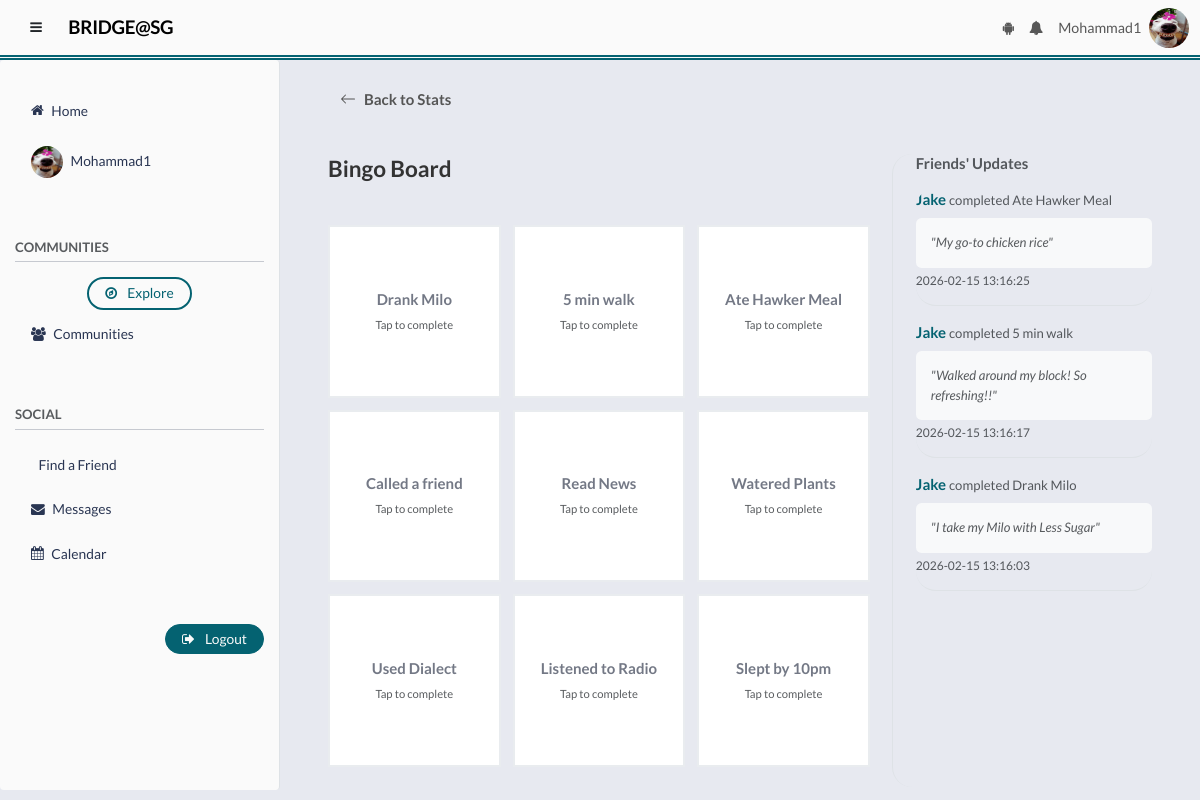
The page /play/bingo (signed in) on the database its author committed.
### tables this page shows
CREATE TABLE bingo_progress (
            user_id INTEGER NOT NULL,
            task_id INTEGER NOT NULL,
            note TEXT,
            created_at DATETIME DEFAULT CURRENT_TIMESTAMP,
            PRIMARY KEY (user_id, task_id)
        );

CREATE TABLE users (
            user_id INTEGER PRIMARY KEY AUTOINCREMENT,
            username TEXT UNIQUE NOT NULL,
            password TEXT NOT NULL,
            email TEXT NOT NULL,
            phone TEXT NOT NULL,
            age INT NOT NULL
        , public_key TEXT);

### main.py (the view, shortened to what this page needs)
@app.route('/play/bingo', methods=['GET', 'POST'])
def game_bingo_play():
    if 'user_id' not in session: return redirect(url_for('login'))
    conn = get_db()
    uid = session['user_id']
    rows = conn.execute("SELECT task_id, note FROM bingo_progress WHERE user_id=?", (uid,)).fetchall()
    mytasks = {r['task_id']: r['note'] for r in rows}
    acts = conn.execute("""
        SELECT u.username, b.task_id, b.note, b.created_at
        FROM bingo_progress b JOIN users u ON b.user_id=u.user_id
        WHERE b.user_id != ? ORDER BY b.created_at DESC LIMIT 5
    """, (uid,)).fetchall()
    activity = [{'username': a['username'],
                 'task_name': next((t['task'] for t in BINGO_TASKS if t['id']==a['task_id']),"?"),
                 'note': a['note'],
                 'time': a['created_at']} for a in acts]
    completed_ids = set(mytasks.keys())
    wins = [{1,2,3}, {4,5,6}, {7,8,9}, {1,4,7}, {2,5,8}, {3,6,9}, {1,5,9}, {3,5,7}]
    bingo_achieved = any(win.issubset(completed_ids) for win in wins)
    return render_template('bingo.html',
                           tasks=BINGO_TASKS,
                           my_tasks_map=mytasks,
                           friends_activity=activity,
                           bingo_achieved=bingo_achieved)

### helpers.py (called while the page is built)
def connect_db():
    sql = sqlite3.connect(DATABASE)
    sql.row_factory = sqlite3.Row
    sql.execute("PRAGMA foreign_keys = ON")
    return sql

def get_db():
    if not hasattr(g, 'sqlite3_db'):
        g.sqlite3_db = connect_db()
    return g.sqlite3_db

### main.py (called while the page is built)
@app.context_processor
def inject_user_profile_pic():
    if 'user_id' in session:
        conn = get_db()
        user = conn.execute("""
            SELECT profile_pic FROM user_profiles WHERE user_id = ?
        """, (session['user_id'],)).fetchone()
        if user and user['profile_pic']:
            profile_pic = url_for('static', filename=user['profile_pic'])
        else:
            profile_pic = url_for('static', filename='img.png')  # default fallback
        return dict(current_user_profile_pic=profile_pic)
    return dict(current_user_profile_pic=url_for('static', filename='img.png'))

### templates/bingo.html (shortened to what this page needs)
{% extends "base.html" %}
{% block body %}
<link rel="stylesheet" href="{{ url_for('static', filename='main.css') }}">
<link rel="stylesheet" href="{{ url_for('static', filename='phoebe.css') }}">
<div class="game-container">
    <a href="{{ url_for('game_start_page', game_type='bingo') }}" class="btn-back">
        <svg xmlns="http://www.w3.org/2000/svg" width="16" height="16" fill="currentColor" class="bi bi-arrow-left" viewBox="0 0 16 16"><path fill-rule="evenodd" d="M15 8a.5.5 0 0 0-.5-.5H2.707l3.147-3.146a.5.5 0 1 0-.708-.708l-4 4a.5.5 0 0 0 0 .708l4 4a.5.5 0 0 0 .708-.708L2.707 8.5H14.5A.5.5 0 0 0 15 8z"/></svg>
        Back to Stats
    </a>
    <div class="row h-100">
        <div class="col-md-8">
            <h3 class="mb-4 fw-bold" style="color: #333;">Bingo Board</h3>
            <div class="bingo-grid">
                {% for task in tasks %}
                    {% set done = task.id in my_tasks_map %}
                    <div class="bingo-cell {% if done %}done{% endif %}"
                         style="cursor: pointer; position: relative;"
                         onclick="openBingoModal({{ task.id }}, '{{ task.task }}', '{{ my_tasks_map.get(task.id, '') }}', {{ 'true' if done else 'false' }})">
                        <h5 class="fw-bold mb-2">{{ task.task }}</h5>
                        {% if done %}
                            <small>✓ Completed</small>
                        {% else %}
                            <small class="text-muted">Tap to complete</small>
                        {% endif %}
                    </div>
                {% endfor %}
            </div>
        </div>
        <div class="col-md-4">
            <div class="h-100 ps-4 border-start">
                <h5 class="fw-bold mb-3 text-muted">Friends' Updates</h5>
                <div class="overflow-auto" style="max-height: 80vh;">
                    {% if friends_activity %}
                        {% for act in friends_activity %}
                            <div class="mb-3 pb-3 border-bottom">
                                <span class="fw-bold" style="color: #046271">{{ act.username }}</span>
                                <span class="small text-muted">completed {{ act.task_name }}</span>
                                <div class="bg-light p-3 rounded mt-2 small fst-italic text-muted">
                                    "{{ act.note }}"
                                </div>
                                <div class="text-muted small mt-1" style="font-size: 0.8em;">
                                    {{ act.time }}
                                </div>
                            </div>
                        {% endfor %}
                    {% else %}
                        <p class="text-muted small">No activity yet.</p>
                    {% endif %}
                </div>
            </div>
        </div>
    </div>
</div>
{% endblock %}

### static/main.css (style rules this page uses)
:root { --navbar-height: 70px; --sidebar-width: 280px; --transition-speed: 0.25s; --color-darkest: #1B1B1E; --color-dark: #293552; --color-accent: #046271; --color-light: #bfc8d1; --color-lighter: #e7e9f0; --color-bg: var(--color-lighter); --color-surface: #fafafa; --color-surface-alt: var(--color-light); --color-border: var(--color-accent); --color-text: var(--color-dark); --color-muted: rgba(55,63,81,0.7); --color-primary: var(--color-accent); --color-primary-hover: var(--color-dark); --color-success: var(--color-accent); --color-warning: var(--color-light); --color-danger: var(--color-darkest); --color-like: #9a1616; --font-main: "Lato", system-ui, -apple-system, BlinkMacSystemFont, "Segoe UI", sans-serif; --radius-sm: 4px; --radius-md: 4px; --radius-lg: 4px; --shadow-sm: 0px rgba(0, 0, 0, 0.04); --shadow-md: 0px rgba(0, 0, 0, 0.07); --shadow-lg: 0px rgba(0, 0, 0, 0.12); }
html, body { height: 100%; margin: 0; font-family: var(--font-main); background: var(--color-bg); color: var(--color-text); font-size: 15px; overflow: hidden; }
h3 { font-size: 1.2rem; font-weight: 600; }
a { color: var(--color-primary); text-decoration: none; transition: 0.2s ease; }
h1, h2, h3, h4, h5, h6 { font-family: var(--font-main); color: var(--color-dark); margin: 0; line-height: 1.3; }
h3 { font-size: 1.5rem; font-weight: 600; }
h5 { font-size: 1rem; font-weight: 500; }
h1, h2, h3 { color: var(--color-dark); }
h4, h5, h6 { color: var(--color-muted); }

### static/phoebe.css (style rules this page uses)
.game-container { display: flex; flex-direction: column; height: 100%; width: 100%; overflow-y: auto; max-width: 1200px; margin: 0 auto; padding: 20px; gap: 15px; }
.btn-back { display: inline-flex; align-items: center; gap: 8px; color: #555; text-decoration: none; font-weight: 600; margin-bottom: 20px; padding: 8px 12px; border-radius: 8px; transition: background 0.2s; width: fit-content; }
.bingo-grid { display: grid; grid-template-columns: repeat(3, 1fr); gap: 12px; margin-bottom: 20px; max-width: 600px; margin: 0 auto; padding: 20px 0; }
.bingo-cell { aspect-ratio: 1; background: white; border: 2px solid #e9ecef; border-radius: 12px; display: flex; flex-direction: column; align-items: center; justify-content: center; text-align: center; padding: 15px; cursor: pointer; transition: all 0.2s ease; min-height: 120px; }
.bingo-cell h5 { font-size: 1rem; margin: 0 0 8px 0; font-weight: 600; }
.bingo-cell small { font-size: 0.75rem; color: #6c757d; }
div, .card { border-radius: 20px; }

### templates/bingo.html (style rules this page uses)
.bingo-cell { aspect-ratio: 1; background: white; border: 2px solid #e9ecef; border-radius: 0; display: flex; flex-direction: column; align-items: center; justify-content: center; text-align: center; padding: 15px; cursor: pointer; transition: all 0.2s ease; min-height: 120px; }
.bingo-cell h5 { font-size: 1rem; margin: 0 0 8px 0; font-weight: 600; }
.bingo-cell small { font-size: 0.75rem; color: #6c757d; }

### rows shown on the page
bingo_progress: username "Jake", task_name "Ate Hawker Meal", note "My go-to chicken rice", time "2026-02-15 13:16:25"
bingo_progress: username "Jake", task_name "5 min walk", note "Walked around my block! So refreshing!!", time "2026-02-15 13:16:17"
bingo_progress: username "Jake", task_name "Drank Milo", note "I take my Milo with Less Sugar", time "2026-02-15 13:16:03"

### other values the page prints
{{ username }} "Mohammad1"
{{ task.task }} "Drank Milo" "5 min walk" "Ate Hawker Meal" "Called a friend" "Read News" "Watered Plants" "Used Dialect" "Listened to Radio" "Slept by 10pm"
